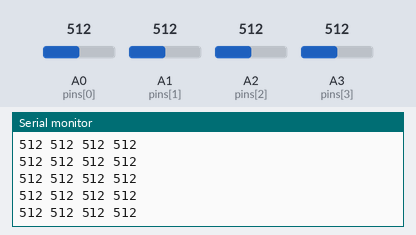
The sketch below on a simulated Arduino Uno, built with avr-gcc and run on an emulated ATmega328P. On the bench: the last lines printed to the serial monitor. The test bench sets the inputs (shaded band); at power-on: A1 (pins[1]) = 512, A3 (pins[3]) = 512, A0 (pins[0]) = 512, A2 (pins[2]) = 512.

Above: at 4.2 s.
4.3 s: A1 (pins[1]) set to 105
At 5.2 s:
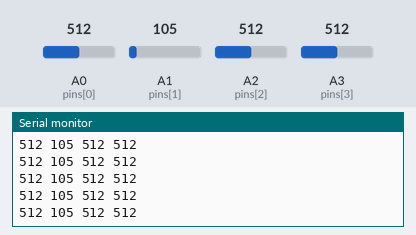
5.8 s: A1 (pins[1]) set to 91
At 6.8 s:
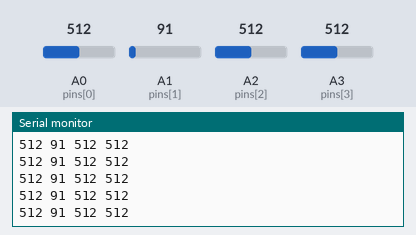
10.3 s: A3 (pins[3]) set to 110
At 11.3 s:
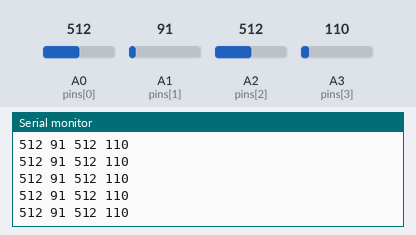
11.8 s: A3 (pins[3]) set to 92
At 12.8 s:
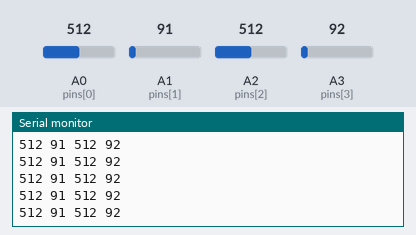
Timing chart, 0 to 14.3 s (numbered marks = the images above; inputs shaded):
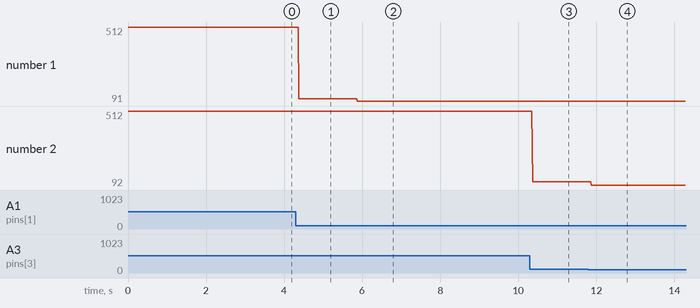

Measured:
- after the input at 4.3 s, the serial monitor: prints a new line after 0.08 s (image 1)
- after the input at 5.8 s, the serial monitor: prints a new line after 0.08 s (image 2)
- after the input at 10.3 s, the serial monitor: prints a new line after 0.07 s (image 3)
- after the input at 11.8 s, the serial monitor: prints a new line after 0.07 s (image 4)
- plotted number 1: 512 → 105 after the input at 4.3 s, 105 → 91 after the input at 5.8 s
- plotted number 2: 512 → 110 after the input at 10.3 s, 110 → 92 after the input at 11.8 s

The sketch:

pressure_sensor.ino
```cpp
uint8_t pins[4] = { A0, A1, A2, A3 };
uint8_t data[4];

void setup() {
  // put your setup code here, to run once:
  for (uint8_t i = 0; i < 4; ++i) {
    pinMode(pins[i], INPUT);
  }
  Serial.begin(9600);
}

void loop() {
  // put your main code here, to run repeatedly:
  for (uint8_t i = 0; i < 4; ++i) {
    Serial.print(analogRead(pins[i]));
    Serial.print(" ");
  }
  Serial.println();
}
```
